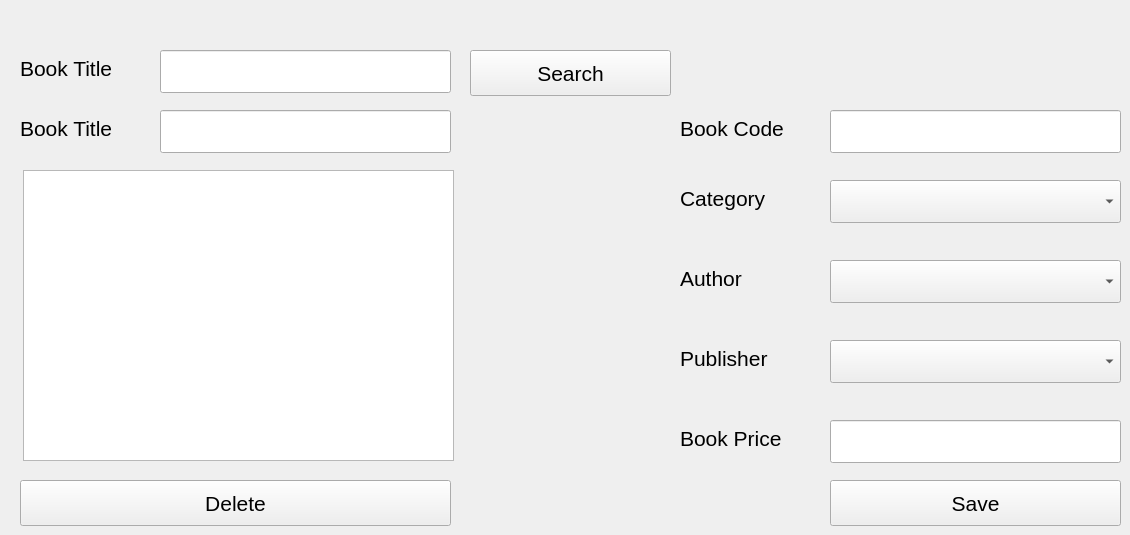
      <widget class="QWidget" name="edit_delete_book">
       <attribute name="title">
        <string>Edit Or Delete A Book</string>
       </attribute>
       <widget class="QLineEdit" name="bookTitle_lineEdit_search_Edit">
        <property name="geometry">
         <rect>
          <x>160</x>
          <y>50</y>
          <width>291</width>
          <height>43</height>
         </rect>
        </property>
        <property name="font">
         <font>
          <family>Segoe UI</family>
          <pointsize>16</pointsize>
         </font>
        </property>
       </widget>
       <widget class="QLabel" name="bookPrice_label_Edit">
        <property name="geometry">
         <rect>
          <x>680</x>
          <y>420</y>
          <width>130</width>
          <height>37</height>
         </rect>
        </property>
        <property name="font">
         <font>
          <pointsize>16</pointsize>
         </font>
        </property>
        <property name="text">
         <string>Book Price</string>
        </property>
       </widget>
       <widget class="QComboBox" name="publisher_comboBox_Edit">
        <property name="geometry">
         <rect>
          <x>830</x>
          <y>340</y>
          <width>291</width>
          <height>43</height>
         </rect>
        </property>
        <property name="font">
         <font>
          <pointsize>16</pointsize>
         </font>
        </property>
       </widget>
       <widget class="QLabel" name="bookCode_label_Edit">
        <property name="geometry">
         <rect>
          <x>680</x>
          <y>110</y>
          <width>130</width>
          <height>37</height>
         </rect>
        </property>
        <property name="font">
         <font>
          <pointsize>16</pointsize>
         </font>
        </property>
        <property name="text">
         <string>Book Code</string>
        </property>
       </widget>
       <widget class="QLineEdit" name="bookCode_lineEdit_Edit">
        <property name="geometry">
         <rect>
          <x>830</x>
          <y>110</y>
          <width>291</width>
          <height>43</height>
         </rect>
        </property>
        <property name="font">
         <font>
          <family>Segoe UI</family>
          <pointsize>16</pointsize>
         </font>
        </property>
       </widget>
       <widget class="QComboBox" name="category_comboBox_Edit">
        <property name="geometry">
         <rect>
          <x>830</x>
          <y>180</y>
          <width>291</width>
          <height>43</height>
         </rect>
        </property>
        <property name="font">
         <font>
          <pointsize>16</pointsize>
         </font>
        </property>
       </widget>
       <widget class="QLabel" name="author_label_Edit">
        <property name="geometry">
         <rect>
          <x>680</x>
          <y>260</y>
          <width>130</width>
          <height>37</height>
         </rect>
        </property>
        <property name="font">
         <font>
          <pointsize>16</pointsize>
         </font>
        </property>
        <property name="text">
         <string>Author</string>
        </property>
       </widget>
       <widget class="QLabel" name="publisher_label_Edit">
        <property name="geometry">
         <rect>
          <x>680</x>
          <y>340</y>
          <width>130</width>
          <height>37</height>
         </rect>
        </property>
        <property name="font">
         <font>
          <pointsize>16</pointsize>
         </font>
        </property>
        <property name="text">
         <string>Publisher</string>
        </property>
       </widget>
       <widget class="QPushButton" name="save_pushButton_Edit">
        <property name="geometry">
         <rect>
          <x>830</x>
          <y>480</y>
          <width>291</width>
          <height>46</height>
         </rect>
        </property>
        <property name="font">
         <font>
          <pointsize>16</pointsize>
         </font>
        </property>
        <property name="text">
         <string>Save</string>
        </property>
       </widget>
       <widget class="QComboBox" name="author_comboBox_Edit">
        <property name="geometry">
         <rect>
          <x>830</x>
          <y>260</y>
          <width>291</width>
          <height>43</height>
         </rect>
        </property>
        <property name="font">
         <font>
          <pointsize>16</pointsize>
         </font>
        </property>
       </widget>
       <widget class="QLineEdit" name="bookPrice_lineEdit_Edit">
        <property name="geometry">
         <rect>
          <x>830</x>
          <y>420</y>
          <width>291</width>
          <height>43</height>
         </rect>
        </property>
        <property name="font">
         <font>
          <family>Segoe UI</family>
          <pointsize>16</pointsize>
         </font>
        </property>
       </widget>
       <widget class="QLabel" name="bookTitle_label_search_Edit">
        <property name="geometry">
         <rect>
          <x>20</x>
          <y>50</y>
          <width>118</width>
          <height>37</height>
         </rect>
        </property>
        <property name="font">
         <font>
          <pointsize>16</pointsize>
         </font>
        </property>
        <property name="text">
         <string>Book Title</string>
        </property>
       </widget>
       <widget class="QLabel" name="category_label_Edit">
        <property name="geometry">
         <rect>
          <x>680</x>
          <y>180</y>
          <width>130</width>
          <height>37</height>
         </rect>
        </property>
        <property name="font">
         <font>
          <pointsize>16</pointsize>
         </font>
        </property>
        <property name="text">
         <string>Category</string>
        </property>
       </widget>
       <widget class="QLabel" name="bookTitle_label_Edit">
        <property name="geometry">
         <rect>
          <x>20</x>
          <y>110</y>
          <width>118</width>
          <height>37</height>
         </rect>
        </property>
        <property name="font">
         <font>
          <pointsize>16</pointsize>
         </font>
        </property>
        <property name="text">
         <string>Book Title</string>
        </property>
       </widget>
       <widget class="QLineEdit" name="bookTitle_lineEdit_Edit">
        <property name="geometry">
         <rect>
          <x>160</x>
          <y>110</y>
          <width>291</width>
          <height>43</height>
         </rect>
        </property>
        <property name="font">
         <font>
          <family>Segoe UI</family>
          <pointsize>16</pointsize>
         </font>
        </property>
       </widget>
       <widget class="QPushButton" name="delete_pushButton">
        <property name="geometry">
         <rect>
          <x>20</x>
          <y>480</y>
          <width>431</width>
          <height>46</height>
         </rect>
        </property>
        <property name="font">
         <font>
          <pointsize>16</pointsize>
         </font>
        </property>
        <property name="text">
         <string>Delete</string>
        </property>
       </widget>
       <widget class="QPushButton" name="search_pushButton">
        <property name="geometry">
         <rect>
          <x>470</x>
          <y>50</y>
          <width>201</width>
          <height>46</height>
         </rect>
        </property>
        <property name="font">
         <font>
          <pointsize>16</pointsize>
         </font>
        </property>
        <property name="text">
         <string>Search</string>
        </property>
       </widget>
       <widget class="QTextEdit" name="description_textEdit_edit">
        <property name="geometry">
         <rect>
          <x>23</x>
          <y>170</y>
          <width>431</width>
          <height>291</height>
         </rect>
        </property>
       </widget>
      </widget>
